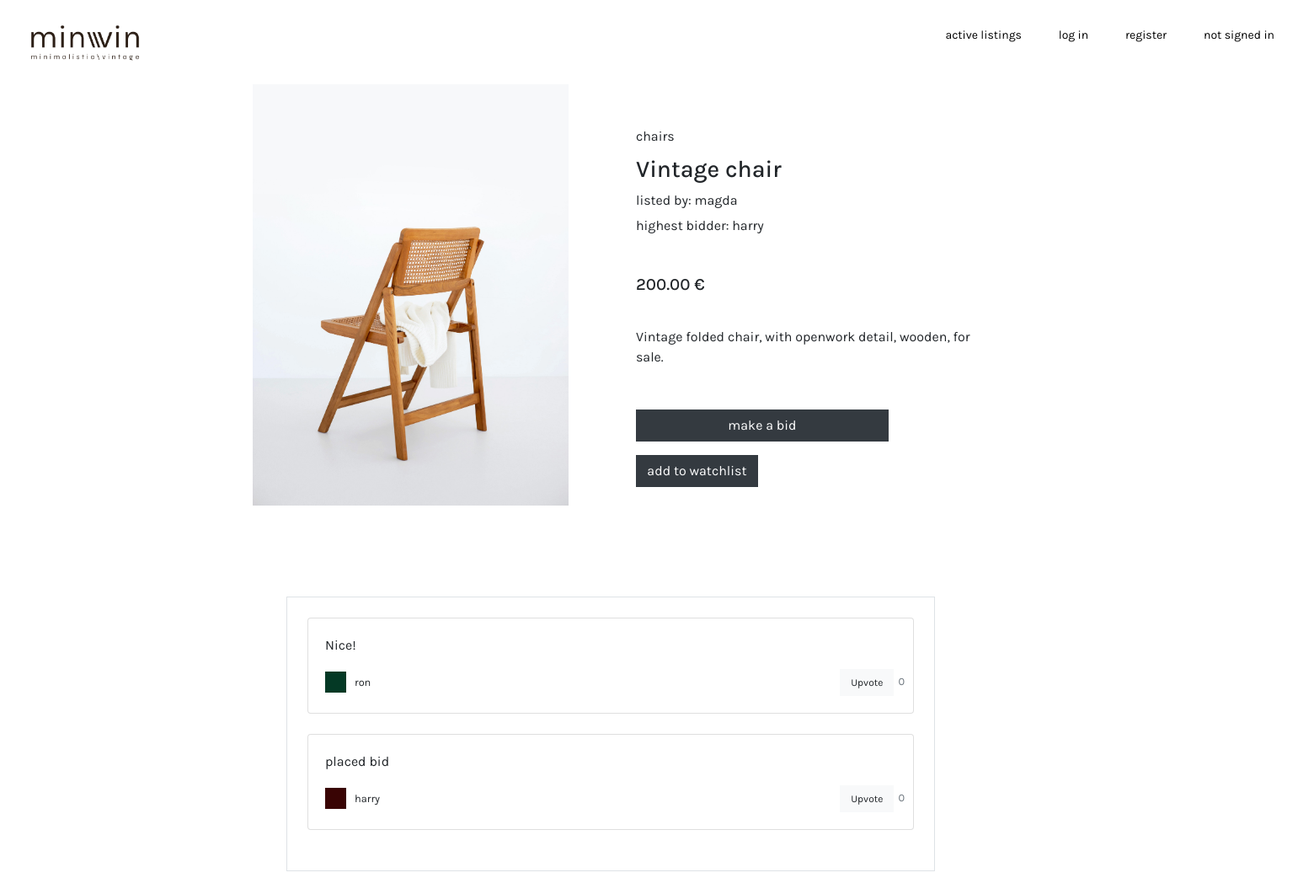
Screenshot of /auctions/1 with the database file from the repository.
### auctions/models.py (models this page shows, shortened)
class Listing(models.Model):
    categories=[
        ("CH","chairs"),
        ("CA","cabinets"),
        ("SO","sofas"),
        ("TA","tables"),
        ("DE","decor"),
        ("OT","others")
    ]
    id          = models.AutoField(primary_key=True)
    title       = models.CharField(max_length=64)
    description = models.CharField(max_length=280)
    price       = models.DecimalField(max_digits=7, decimal_places=2)
    category    = models.CharField(max_length=10, choices=categories, default="others")
    status      = models.BooleanField(default="True")
    photo       = models.ImageField(
        upload_to='images_uploaded',
        height_field=None,
        width_field=None,
        default='auctions/static/images/01.jpg'
        )
    owner       = models.ForeignKey(User, on_delete=models.CASCADE, related_name='owner', null=True)
    date        = models.DateField(default=(2023-10-20))
    bidder      = models.CharField(max_length=64, default="no one has made a bit yet.")

class User(AbstractUser):
    id           = models.AutoField(primary_key=True)
    watchlist    = models.ManyToManyField('auctions.Listing', related_name='watchlist', blank=True)
    profile_photo = models.ImageField(
        upload_to='user_profiles',
        height_field=None,
        width_field=None,
        default='auctions/static/User01.png'
        )

class Comment(models.Model):
    id          = models.AutoField(primary_key=True)
    listing     = models.ForeignKey(Listing, on_delete=models.CASCADE, related_name='listing')
    text        = models.CharField(max_length=280)
    created_on  = models.DateField(auto_now_add=True)
    owner       = models.ForeignKey(User, on_delete=models.CASCADE, related_name='commenter', null=True)
    upvotes     = models.IntegerField()
    upvoters    = models.ManyToManyField(User, related_name='upvoter', blank=True)
    class Meta:
        ordering = ['created_on']

### auctions/views.py (the view)
# urls.py: path("auctions/<int:listing_id>", views.list, name="listing"),
def list(request, listing_id):
    listing=Listing.objects.get(id=listing_id)
    comments=Comment.objects.filter(listing=listing_id)
    return render(request, "auctions/listing.html",{
        "listing": listing,
        "comments": comments
    })

### auctions/templates/auctions/listing.html (shortened to what this page needs)
{% extends "auctions/layout.html" %}
{% block body %}
<div class="d-flex justify-content-center">
        <img src="{{ listing.photo.url }}" alt="Listing photo" width="375" height="500">
        <div class="d-flex flex-column align-items-left" style="margin: 80px">
            <div style="margin-bottom: 10px; margin-top: -30px">
                {{listing.get_category_display}}
            </div>
            <div>
                <h3>{{listing.title}}</h3>
            </div>
            <div style="margin-bottom: 0px">
                <p>listed by: {{listing.owner}}</p>
            </div>
            <div style="margin-top: -10px; margin-bottom: 30px">
                <p>highest bidder: {{listing.bidder}}</p>
            </div>
            <div>
                <h5>{{listing.price}} €</h5>
            </div>
            <div style="margin-top: 30px">
                {{listing.description}}
            </div>
            <div style="margin-top: 50px">
                {% if listing.status %}
                    <div class="form-group" style="width: 300px;">
                        <a href="{% url 'bid' listing_id=listing.id %}" class="btn btn-dark" style="width:300px">
                            make a bid
                        </a>
                    </div>
                {% else %}
                sold
                {% endif %}
            </div>
            <div class="row" style="margin-left:0px;">
                <div>
                    <form action="{% url 'watchlist' user_id=user.id listing_id=listing.id %}" method="POST" enctype='multipart/form-data'>
                        <input class="btn btn-dark" style="width:145px; margin-right:10px;" type="submit" value="add to watchlist">
                    </form>
                </div>
            </div>
        </div>
    </div>
<div class="row d-flex justify-content-left" style="width:1600px; height:500px; margin-left:25px; margin-top:50px;">
    <div class="col-md-8 col-lg-6">
      <div class="card shadow-0 border" style="background-color: #ffffff; border-radius: 0rem;">
        <div class="card-body p-4">
        {% for comment in comments %}
            <div class="card mb-4">
            <div class="card-body">
                <p>{{comment.text}}</p>
                    <div class="d-flex justify-content-between">
                        <div class="d-flex flex-row align-items-center">
                            <div style="margin-right:10px;">
                            <img src="{{ comment.owner.profile_photo.url }}" alt="avatar" width="25" height="25">
                            </div>
                            <p class="small mb-0 ms-2">{{comment.owner}}</p>
                        </div>
                        <div class="d-flex flex-row align-items-center">
                            <form action="{% url 'upvote' listing_id=listing.id comment_id=comment.id %}" method="POST" enctype='multipart/form-data'>
                                <div class="row">
                                <input class="btn btn-light" style="border-radius:0rem; font-size:12px; margin:0px;" type="submit" value="Upvote">
                                <p class="small text-muted mb-0" style="margin: 5px;">{{ comment.upvotes }}</p>
                                </div>
                            </form>
                        </div>
                    </div>
                </div>
                </div>
        {% endfor %}
        </div>
        </div>
    </div>
</div>
{% endblock %}

### auctions/templates/auctions/layout.html (shortened to what this page needs)
{% load static %}
<!DOCTYPE html>
<html lang="en">
    <head>
        <link rel="stylesheet" href="https://stackpath.bootstrapcdn.com/bootstrap/4.4.1/css/bootstrap.min.css">
        <link href="{% static 'auctions/styles.css' %}" rel="stylesheet">
        <link href="{% static 'fontawesomefree/css/fontawesome.css' %}" rel="stylesheet" type="text/css">
         {% load static %}
    </head>
    <body>
        <ul class="navbar fixed-top bg-body-tertiary" padding="1 px" style="background-color: #ffffff">
            <div class="container-fluid" style="background-color: #ffffff">
                <a class="navbar-brand" href="{% url 'index' %}">
                <img src="{% static 'minvin_logo_big.png' %}" alt="Logo" width="140" height="70" class="d-inline-block align-text-top">
                </a>
                <div class="align-items-end">
                    <li class="list-inline-item">
                        <a class="nav-link" href="{% url 'index' %}">active listings</a>
                    </li>
                    {% if user.is_authenticated %}
                        <li class="list-inline-item">
                            <a class="nav-link" href="{% url 'create' %}">create listing</a>
                        </li>
                        <li class="list-inline-item">
                            <a class="nav-link" href="{% url 'profile' user_id=user.id %}">
                                signed in as <strong>{{ user.username }}</strong>.
                            </a>
                        </li>
                        <li class="list-inline-item">
                            <a class="nav-link" href="{% url 'logout' %}">log out</a>
                        </li>
                    {% else %}
                        <li class="list-inline-item">
                            <a class="nav-link" href="{% url 'login' %}">log in</a>
                        </li>
                        <li class="list-inline-item">
                            <a class="nav-link" href="{% url 'register' %}">register</a>
                        </li>
                        <li class="list-inline-item">
                            <p class="nav-link">not signed in</p>
                        </li>
                    {% endif %}
                </div>
            </ul>
        {% block body %}
        {% endblock %}
    </body>
</html>

### auctions/static/auctions/styles.css (style rules this page uses)
body { font-family: "Karla", "Arial", sans-serif; background-color: white; align-items: center; justify-content: center; padding-top: 100px; padding-bottom: 50px; padding-right: 300px; padding-left: 300px; }
.nav-link { color: black; font-size: 14px; }
.navbar-brand { color: black; font-weight: bold; }
.btn-dark { border-radius: 0rem; }

### rows the page displays
Listing: photo (picture), category "chairs", title "Vintage chair", owner "magda", bidder "harry", price "200.00", description "Vintage folded chair, with openwork detail, wooden, for sale."
Comment: text "Nice!", owner.profile_photo (picture), owner "ron", upvotes "0"
Comment: text "placed bid", owner.profile_photo (picture), owner "harry", upvotes "0"
